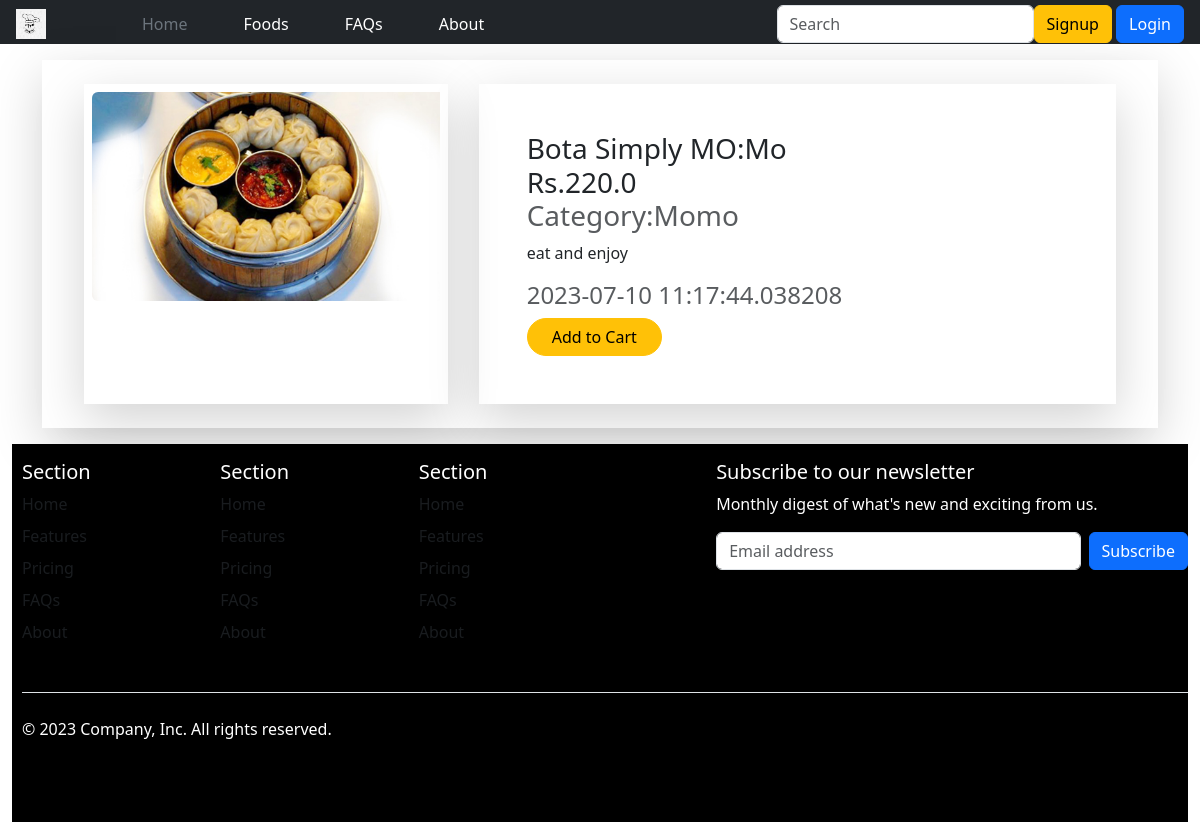
/fooddetails/7, run on the app's committed database.
### demo_app/models.py (models this page shows, shortened)
class Food(models.Model):
	food_name=models.CharField(max_length=100)
	food_price=models.FloatField()
	Food_image=models.FileField(upload_to='static/uploads',null=True)
	food_description=models.TextField()
	created_by=models.CharField(max_length=50)
	category=models.ForeignKey(Category,on_delete=models.CASCADE,null=True)

class Category(models.Model):
	category_name=models.CharField(max_length=200,unique=True)
	def __str__(self):
		return self.category_name

### userspage/views.py (the view)
# urls.py: path('fooddetails/<int:food_id>',views.food_details),
def food_details(request,food_id):
	food=Food.objects.get(id=food_id)
	context={
		'food':food
	}
	return render(request,'client/fooddetails.html',context)

### userspage/templates/client/fooddetails.html (shortened to what this page needs)
{% extends "client/layouts.html" %}
{% load static %}
{% block main_content %}
<div class="container mt-3">
	<div class="shadow-lg mb-3">
		<div class="row d-flex justify-content-evenly p-4">
		  <div class="col-md-4 p-2 shadow-lg "data-aos="fade-up-right">
			<img src="/{{food.Food_image}}" class="img-fluid rounded-start" alt="{{food.food_name}}">
		  </div>
		  <div class="col-md-7 shadow-lg p-5" data-aos="fade-up-right">
			<div class="card-body">
			  <h3 class="card-title">{{food.food_name}}</h3>
			  <h3 class="card-title">Rs.{{food.food_price}}</h3>
			  <h3 class="text-muted">Category:{{food.category}}</h3>
			  <p class="card-text">{{food.food_description}}</p>
			  <h4 class="text-muted">{{food.created_by}}</h4>
			  <a href="/add_to_cart/{{food.id}}"><button class="btn btn-warning px-4 rounded-pill">Add to Cart</button></a>
			</div>
		  </div>
		</div>
	  </div>
</div>
{% endblock %}

### data on the page
Food: Food_image (picture), food_name "Bota Simply MO:Mo", food_price "220.0", category "Momo", food_description "eat and enjoy", created_by "2023-07-10 11:17:44.038208"
